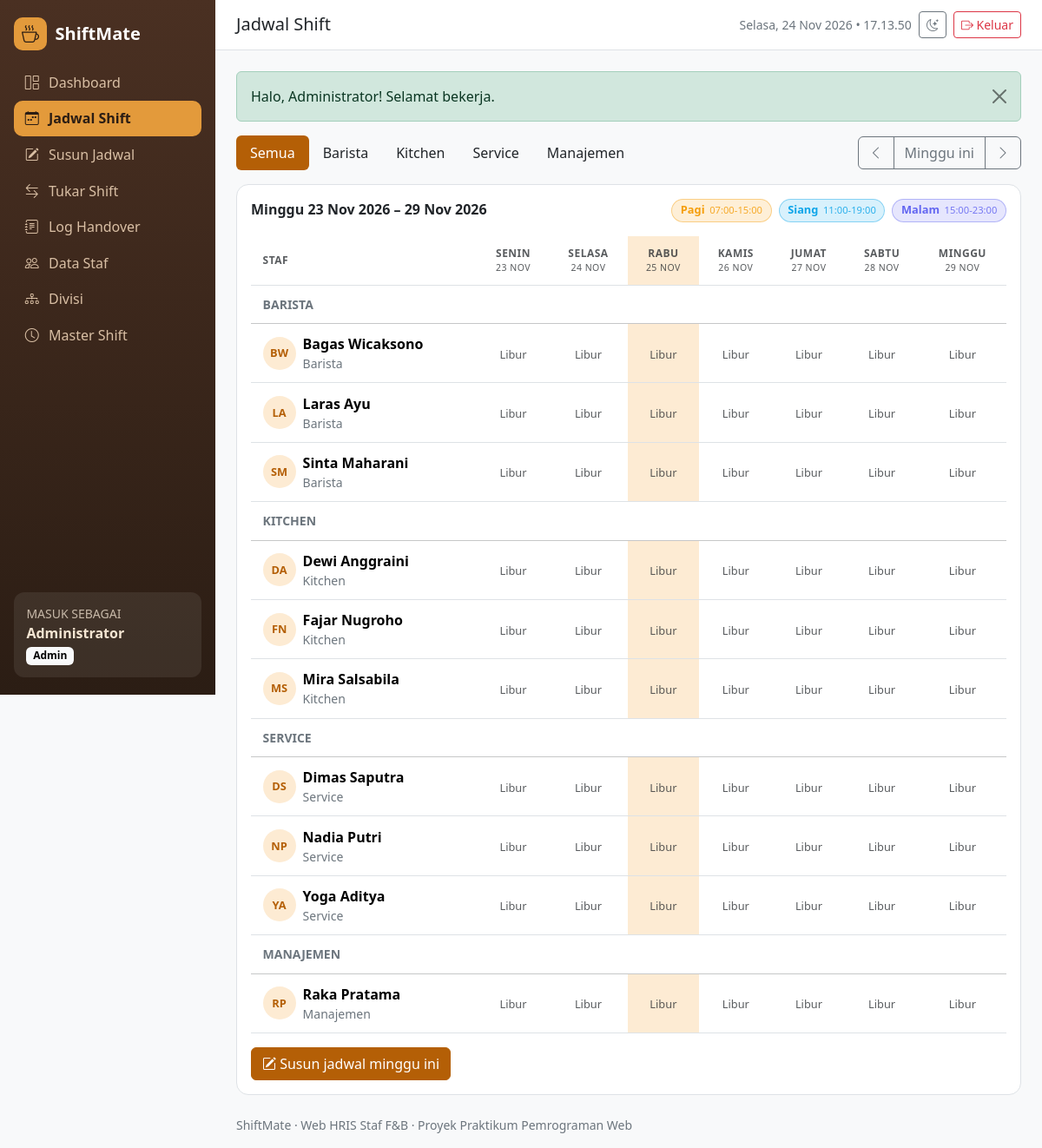
/jadwal/index.php (signed in), run on the app's committed database.
### tables this page shows
CREATE TABLE divisi (
  id_divisi      INT(3) NOT NULL AUTO_INCREMENT PRIMARY KEY,
  nama_divisi    VARCHAR(30) NOT NULL,
  min_per_shift  INT(2) NOT NULL DEFAULT 1        
);

CREATE TABLE shift_master (
  id_shift     INT(3) NOT NULL AUTO_INCREMENT PRIMARY KEY,
  nama_shift   VARCHAR(30) NOT NULL,
  jam_mulai    TIME NOT NULL,
  jam_selesai  TIME NOT NULL,
  warna        CHAR(7) NOT NULL DEFAULT '#c8873f',
  wajib        TINYINT(1) NOT NULL DEFAULT 0      
);

CREATE TABLE staf (
  id_staf       INT(5) NOT NULL AUTO_INCREMENT PRIMARY KEY,
  kode_staf     VARCHAR(10) NOT NULL UNIQUE,
  nama_lengkap  VARCHAR(80) NOT NULL,
  email         VARCHAR(80) NOT NULL,
  no_hp         VARCHAR(20) NOT NULL,
  tgl_bergabung DATE NOT NULL,
  status        ENUM('Aktif','Nonaktif') NOT NULL DEFAULT 'Aktif',
  foto          VARCHAR(120) DEFAULT NULL,
  id_divisi     INT(3) NOT NULL,
  FOREIGN KEY (id_divisi) REFERENCES divisi(id_divisi) ON DELETE RESTRICT
);

### jadwal/index.php (the view, shortened to what this page needs)
<?php
require_once __DIR__ . '/../config/koneksi.php';
$judul = 'Jadwal Shift';
$aktif = 'jadwal';
$hariIni = date('Y-m-d');
$senin   = senin_minggu($_GET['minggu'] ?? $hariIni);
$minggu  = [];
for ($i = 0; $i < 7; $i++) $minggu[] = tambah_hari($senin, $i);
$idDivisi = (int)($_GET['divisi'] ?? 0);
$idSaya   = (int)($_SESSION['id_staf'] ?? 0);
$daftarDivisi = mysqli_fetch_all(mysqli_query($konek, "SELECT * FROM divisi ORDER BY id_divisi"), MYSQLI_ASSOC);
$sql = "SELECT s.id_staf, s.nama_lengkap, s.foto, d.nama_divisi FROM staf s JOIN divisi d ON s.id_divisi = d.id_divisi WHERE s.status = 'Aktif'";
$sql .= " ORDER BY d.id_divisi, s.nama_lengkap";
$st = mysqli_prepare($konek, $sql);
mysqli_stmt_execute($st);
$daftarStaf = mysqli_fetch_all(mysqli_stmt_get_result($st), MYSQLI_ASSOC);
$akhir = $minggu[6];
$peta = [];
$shiftList = mysqli_query($konek, "SELECT * FROM shift_master ORDER BY jam_mulai");
function urlJadwal($ubah) { $p = array_merge($_GET, $ubah); return '?' . http_build_query($p); }
include __DIR__ . '/../includes/header.php';
?>
<div class="d-flex flex-wrap gap-2 justify-content-between align-items-center mb-3">
  <ul class="nav nav-pills">
    <li class="nav-item"><a class="nav-link <?= !$idDivisi ? 'active' : '' ?>" href="<?= urlJadwal(['divisi' => 0]) ?>">Semua</a></li>
    <?php foreach ($daftarDivisi as $d): ?>
      <li class="nav-item"><a class="nav-link <?= $idDivisi === (int)$d['id_divisi'] ? 'active' : '' ?>" href="<?= urlJadwal(['divisi' => $d['id_divisi']]) ?>"><?= e($d['nama_divisi']) ?></a></li>
    <?php endforeach; ?>
  </ul>
  <div class="btn-group">
    <a class="btn btn-outline-secondary" href="<?= urlJadwal(['minggu' => tambah_hari($senin, -7)]) ?>"><i class="bi bi-chevron-left"></i></a>
    <a class="btn btn-outline-secondary" href="<?= urlJadwal(['minggu' => $hariIni]) ?>">Minggu ini</a>
    <a class="btn btn-outline-secondary" href="<?= urlJadwal(['minggu' => tambah_hari($senin, 7)]) ?>"><i class="bi bi-chevron-right"></i></a>
  </div>
</div>
<div class="card"><div class="card-body">
  <div class="d-flex flex-wrap justify-content-between align-items-center mb-3 gap-2">
    <h2 class="h6 fw-bold mb-0">Minggu <?= tgl_indo($senin) ?> &ndash; <?= tgl_indo($akhir) ?></h2>
    <div class="d-flex gap-2 flex-wrap">
      <?php while ($sh = mysqli_fetch_assoc($shiftList)) echo chip_shift($sh['nama_shift'], $sh['warna'], $sh['jam_mulai'], $sh['jam_selesai']); ?>
    </div>
  </div>
  <div class="table-responsive">
    <table class="table grid-jadwal align-middle mb-0">
      <thead><tr>
        <th>Staf</th>
        <?php foreach ($minggu as $tgl): ?><th class="<?= $tgl === $hariIni ? 'hari-ini' : '' ?>"><?= hari_indo($tgl) ?><div class="fw-normal small"><?= date('j', strtotime($tgl)) . ' ' . NAMA_BULAN[(int)date('n', strtotime($tgl))] ?></div></th><?php endforeach; ?>
      </tr></thead>
      <tbody>
      <?php $divisiSebelum = ''; foreach ($daftarStaf as $s):
            if (!$idDivisi && $s['nama_divisi'] !== $divisiSebelum): $divisiSebelum = $s['nama_divisi']; ?>
        <tr class="table-light"><td colspan="8" class="small fw-bold text-uppercase text-secondary"><?= e($divisiSebelum) ?></td></tr>
      <?php endif; ?>
        <tr class="<?= (int)$s['id_staf'] === $idSaya ? 'baris-saya' : '' ?>">
          <td><div class="d-flex align-items-center gap-2"><?= avatar($s['nama_lengkap'], $s['foto']) ?>
            <div><div class="fw-semibold"><?= e($s['nama_lengkap']) ?><?= (int)$s['id_staf'] === $idSaya ? ' <span class="badge text-bg-warning">Saya</span>' : '' ?></div>
            <div class="small text-secondary"><?= e($s['nama_divisi']) ?></div></div></div></td>
          <?php foreach ($minggu as $tgl): $c = $peta[$s['id_staf']][$tgl] ?? null; ?>
            <td class="<?= $tgl === $hariIni ? 'hari-ini' : '' ?>">
              <?= $c ? chip_shift($c['nama_shift'], $c['warna']) . '<div class="small text-secondary">' . jam($c['jam_mulai']) . '-' . jam($c['jam_selesai']) . '</div>' : '<span class="chip-libur">Libur</span>' ?>
            </td>
          <?php endforeach; ?>
        </tr>
      <?php endforeach; ?>
      </tbody>
    </table>
  </div>
  <?php if (is_manager()): ?>
    <div class="mt-3"><a class="btn btn-brand" href="atur.php?minggu=<?= $senin ?><?= $idDivisi ? '&divisi=' . $idDivisi : '' ?>"><i class="bi bi-pencil-square"></i> Susun jadwal minggu ini</a></div>
  <?php endif; ?>
</div></div>
<?php include __DIR__ . '/../includes/footer.php'; ?>

### includes/header.php (shortened to what this page needs)
<?php
$judul = $judul ?? 'Dashboard';
$aktif = $aktif ?? '';
$role  = $_SESSION['role'] ?? 'staf';
$menu = [
  ['dashboard', 'dashboard.php',        'bi-grid-1x2',        'Dashboard',       ['admin','head_store','staf']],
  ['jadwal',    'jadwal/index.php',     'bi-calendar-week',   'Jadwal Shift',    ['admin','head_store','staf']],
  ['atur',      'jadwal/atur.php',      'bi-pencil-square',   'Susun Jadwal',    ['admin','head_store']],
  ['tukar',     'tukar/index.php',      'bi-arrow-left-right','Tukar Shift',     ['admin','head_store','staf']],
  ['handover',  'handover/index.php',   'bi-journal-text',    'Log Handover',    ['admin','head_store','staf']],
  ['staf',      'staf/index.php',       'bi-people',          'Data Staf',       ['admin','head_store']],
  ['divisi',    'divisi/index.php',     'bi-diagram-3',       'Divisi',          ['admin','head_store']],
  ['shift',     'shift/index.php',      'bi-clock',           'Master Shift',    ['admin','head_store']],
];
?>
<!DOCTYPE html>
<html lang="id" data-bs-theme="light">
<head>
  <link href="https://cdn.jsdelivr.net/npm/bootstrap@5.3.3/dist/css/bootstrap.min.css" rel="stylesheet">
  <link href="https://cdn.jsdelivr.net/npm/bootstrap-icons@1.11.3/font/bootstrap-icons.min.css" rel="stylesheet">
  <link href="<?= BASE_URL ?>/assets/css/style.css" rel="stylesheet">
</head>
<body>
<div class="app-shell">
  <aside class="sidebar" id="sidebar">
    <a class="brand" href="<?= BASE_URL ?>/dashboard.php"><span class="brand-mark"><i class="bi bi-cup-hot"></i></span><?= APP_NAME ?></a>
    <nav class="nav flex-column mt-3">
      <?php foreach ($menu as $m): if (!in_array($role, $m[4], true)) continue; ?>
        <a class="nav-link <?= $aktif === $m[0] ? 'active' : '' ?>" href="<?= BASE_URL . '/' . $m[1] ?>">
          <i class="bi <?= $m[2] ?>"></i><span><?= $m[3] ?></span>
        </a>
      <?php endforeach; ?>
    </nav>
    <div class="sidebar-foot">
      <div class="small text-uppercase opacity-75">Masuk sebagai</div>
      <div class="fw-semibold"><?= e($_SESSION['nama'] ?? '') ?></div>
      <span class="badge text-bg-light mt-1"><?= e(label_role($role)) ?></span>
    </div>
  </aside>
  <div class="content-wrap">
    <header class="topbar">
      <h1 class="h5 mb-0"><?= e($judul) ?></h1>
      <div class="ms-auto d-flex align-items-center gap-2">
        <span class="small text-secondary d-none d-md-inline" id="jam"></span>
        <button class="btn btn-sm btn-outline-secondary" id="btnTema" title="Ganti tema"><i class="bi bi-moon-stars"></i></button>
        <a class="btn btn-sm btn-outline-danger" href="<?= BASE_URL ?>/logout.php"><i class="bi bi-box-arrow-right"></i> Keluar</a>
      </div>
    </header>
    <main class="p-3 p-md-4">
      <?php if ($f = flash()): ?>
        <div class="alert alert-<?= e($f[0]) ?> alert-dismissible fade show auto-dismiss" role="alert">
          <?= e($f[1]) ?><button type="button" class="btn-close" data-bs-dismiss="alert"></button>
        </div>
      <?php endif; ?>

### includes/functions.php (shortened to what this page needs)
<?php
function e($teks) { return htmlspecialchars((string)$teks, ENT_QUOTES, 'UTF-8'); }
function flash($type = null, $pesan = null) {
    if (isset($_SESSION['flash'])) { $f = $_SESSION['flash']; unset($_SESSION['flash']); return $f; }
    return null;
}
function is_manager() { return in_array($_SESSION['role'] ?? '', ['admin', 'head_store'], true); }
function label_role($r) { return ['admin' => 'Admin', 'head_store' => 'Head Store', 'staf' => 'Staf'][$r] ?? $r; }
function tgl_indo($tanggal) {
    $t = strtotime($tanggal);
    return date('d', $t) . ' ' . NAMA_BULAN[(int)date('n', $t)] . ' ' . date('Y', $t);
}
function hari_indo($tanggal) { return NAMA_HARI[(int)date('w', strtotime($tanggal))]; }
function jam($waktu) { return $waktu ? substr($waktu, 0, 5) : '-'; }
function senin_minggu($tanggal) {
    $t = strtotime($tanggal);
    return date('Y-m-d', strtotime('-' . ((int)date('N', $t) - 1) . ' days', $t));
}
function tambah_hari($tanggal, $n) { return date('Y-m-d', strtotime(($n >= 0 ? '+' : '') . $n . ' days', strtotime($tanggal))); }
function chip_shift($nama, $warna, $mulai = null, $selesai = null) {
    $jamTeks = $mulai ? ' <small>' . jam($mulai) . '-' . jam($selesai) . '</small>' : '';
    return '<span class="chip-shift" style="--c:' . e($warna) . '">' . e($nama) . $jamTeks . '</span>';
}
function inisial($nama) {
    $p = preg_split('/\s+/', trim($nama));
    return strtoupper(substr($p[0], 0, 1) . (isset($p[1]) ? substr($p[1], 0, 1) : ''));
}
function avatar($nama, $foto, $besar = false) {
    $kelas = 'avatar' . ($besar ? ' avatar-lg' : '');
    return '<span class="' . $kelas . '">' . e(inisial($nama)) . '</span>';
}

### includes/footer.php (shortened to what this page needs)
    </main>
    <footer class="px-4 pb-3 small text-secondary"><?= APP_NAME ?> &middot; Web HRIS Staf F&amp;B &middot; Proyek Praktikum Pemrograman Web</footer>
  </div>
</div>
</body>
</html>

### assets/css/style.css (style rules this page uses)
:root { --brand: #b45f06; --brand-dark: #8a4705; --brand-soft: #fdebd3; --espresso: #2b1d14; --espresso-2: #4a3022; --sidebar-w: 248px; }
body { font-family: 'Segoe UI', system-ui, -apple-system, Roboto, sans-serif; background: var(--bs-tertiary-bg); }
.app-shell { display: flex; min-height: 100vh; }
.sidebar { width: var(--sidebar-w); flex-shrink: 0; background: linear-gradient(180deg, var(--espresso-2), var(--espresso)); color: #f5e6d3; padding: 1.25rem 1rem; display: flex; flex-direction: column; position: sticky; top: 0; height: 100vh; }
.brand { display: flex; align-items: center; gap: .6rem; color: #fff; font-weight: 700; font-size: 1.25rem; text-decoration: none; }
.brand-mark { width: 38px; height: 38px; border-radius: 10px; background: #e39a3b; display: grid; place-items: center; color: #2b1d14; }
.sidebar .nav-link { color: #d9bfa4; border-radius: 10px; padding: .55rem .8rem; display: flex; gap: .7rem; align-items: center; transition: .15s; }
.sidebar .nav-link.active { background: #e39a3b; color: #2b1d14; font-weight: 600; }
.sidebar-foot { margin-top: auto; padding: .9rem; border-radius: 12px; background: rgba(255,255,255,.08); }
.content-wrap { flex: 1; min-width: 0; }
.topbar { display: flex; align-items: center; gap: .75rem; padding: .8rem 1.5rem; background: var(--bs-body-bg); border-bottom: 1px solid var(--bs-border-color); position: sticky; top: 0; z-index: 10; }
.card { border: 1px solid var(--bs-border-color); border-radius: 14px; }
.avatar { width: 38px; height: 38px; border-radius: 50%; object-fit: cover; background: var(--brand-soft); color: var(--brand); display: inline-grid; place-items: center; font-weight: 700; font-size: .8rem; flex-shrink: 0; }
.table > :not(caption) > * > * { padding: .7rem .85rem; vertical-align: middle; }
.table thead th { font-size: .75rem; text-transform: uppercase; letter-spacing: .04em; color: var(--bs-secondary-color); }
.btn-brand { background: var(--brand); border-color: var(--brand); color: #fff; }
.nav-pills .nav-link { color: var(--bs-body-color); }
.nav-pills .nav-link.active { background: var(--brand); color: #fff; }
.chip-shift { display: inline-flex; align-items: baseline; gap: .35rem; padding: .18rem .6rem; border-radius: 999px; font-size: .8rem; font-weight: 600; color: var(--c); background: color-mix(in srgb, var(--c) 16%, transparent); border: 1px solid color-mix(in srgb, var(--c) 40%, transparent); white-space: nowrap; }
.chip-shift small { font-weight: 500; opacity: .85; }
.chip-libur { color: var(--bs-secondary-color); font-size: .8rem; }
.grid-jadwal { min-width: 860px; }
.grid-jadwal th, .grid-jadwal td { text-align: center; }
.grid-jadwal th:first-child, .grid-jadwal td:first-child { text-align: left; min-width: 190px; position: sticky; left: 0; background: var(--bs-body-bg); z-index: 1; }
.grid-jadwal .hari-ini { background: var(--brand-soft) !important; }

### data on the page
divisi: nama_divisi "Barista"
divisi: nama_divisi "Kitchen"
divisi: nama_divisi "Service"
divisi: nama_divisi "Manajemen"
shift_master: nama_shift "Pagi", jam_mulai "07:00", jam_selesai "15:00"
shift_master: nama_shift "Siang", jam_mulai "11:00", jam_selesai "19:00"
shift_master: nama_shift "Malam", jam_mulai "15:00", jam_selesai "23:00"
staf: id_divisi.nama_divisi "BARISTA", nama_lengkap "BW", nama_lengkap "Bagas Wicaksono", id_divisi.nama_divisi "Barista"
staf: nama_lengkap "LA", nama_lengkap "Laras Ayu", id_divisi.nama_divisi "Barista"
staf: nama_lengkap "SM", nama_lengkap "Sinta Maharani", id_divisi.nama_divisi "Barista"
staf: id_divisi.nama_divisi "KITCHEN", nama_lengkap "DA", nama_lengkap "Dewi Anggraini", id_divisi.nama_divisi "Kitchen"
staf: nama_lengkap "FN", nama_lengkap "Fajar Nugroho", id_divisi.nama_divisi "Kitchen"
staf: nama_lengkap "MS", nama_lengkap "Mira Salsabila", id_divisi.nama_divisi "Kitchen"
staf: id_divisi.nama_divisi "SERVICE", nama_lengkap "DS", nama_lengkap "Dimas Saputra", id_divisi.nama_divisi "Service"
staf: nama_lengkap "NP", nama_lengkap "Nadia Putri", id_divisi.nama_divisi "Service"
staf: nama_lengkap "YA", nama_lengkap "Yoga Aditya", id_divisi.nama_divisi "Service"
staf: id_divisi.nama_divisi "MANAJEMEN", nama_lengkap "RP", nama_lengkap "Raka Pratama", id_divisi.nama_divisi "Manajemen"

### other printed values
APP_NAME "ShiftMate"
$m[3] "Dashboard"
$m[3] "Jadwal Shift"
$m[3] "Susun Jadwal"
$m[3] "Tukar Shift"
$m[3] "Log Handover"
$m[3] "Data Staf"
$m[3] "Divisi"
$m[3] "Master Shift"
$_SESSION['nama'] "Administrator"
label_role($role) "Admin"
$judul "Jadwal Shift"
$f[1] "Halo, Administrator! Selamat bekerja."
tgl_indo($senin) "23 Nov 2026"
tgl_indo($akhir) "29 Nov 2026"
